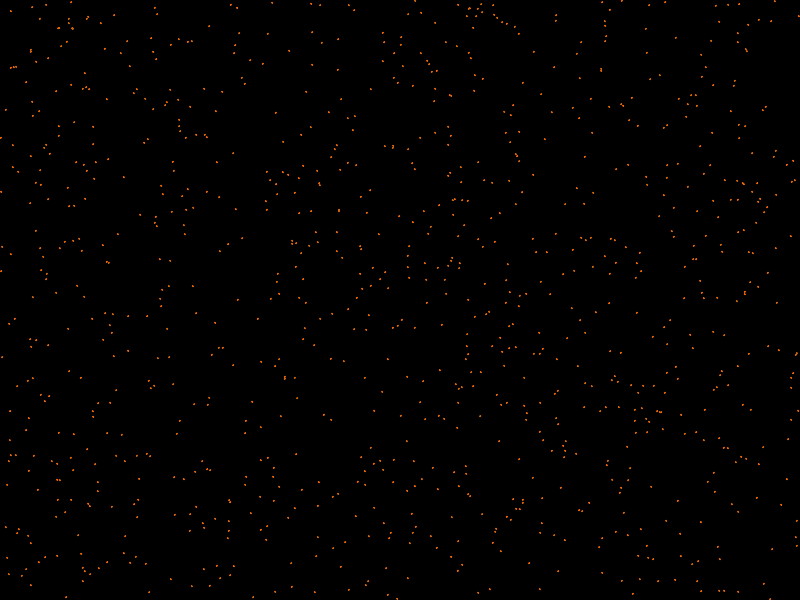
Frame 1 (no input)
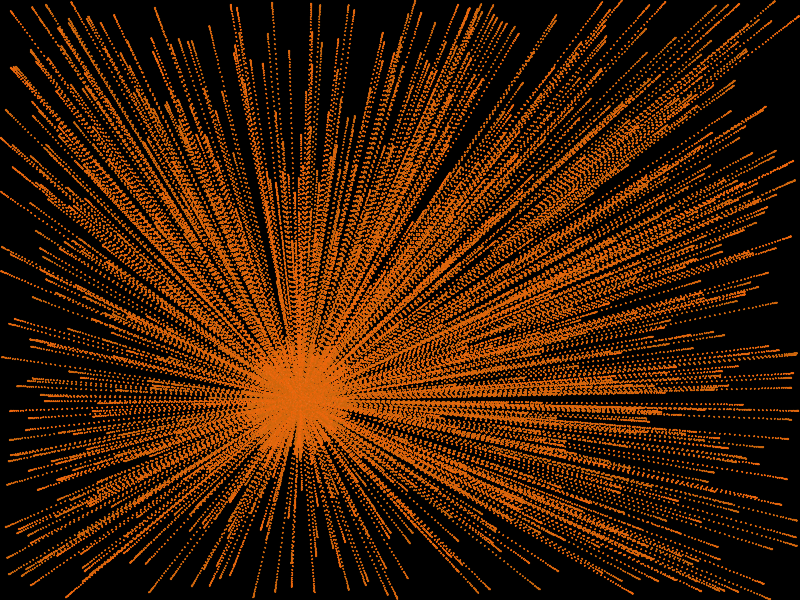
Frame 60 (the mouse pressed at the canvas centre just before this capture)
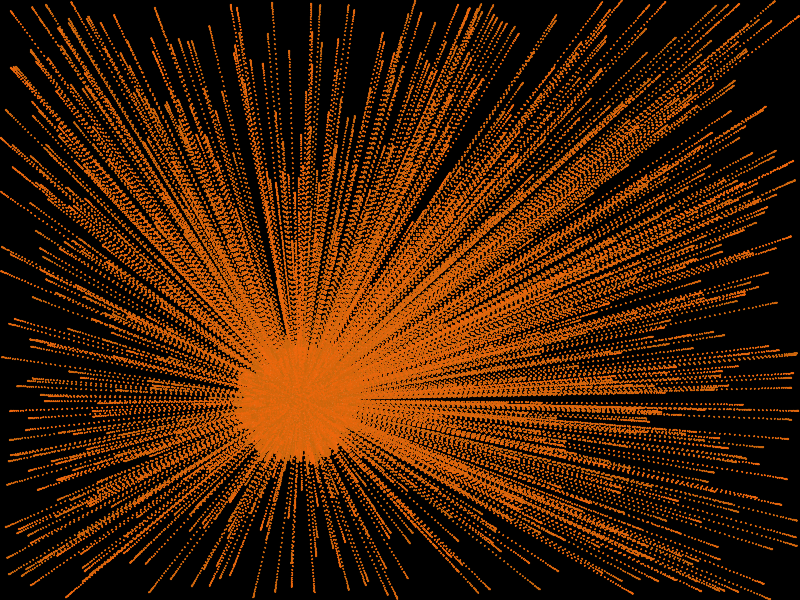
Frame 120 (the mouse held since frame 60 and released just before this capture)

The Processing sketch that drew these frames (run headless with seeded random() and noise(); from frame 60 on, the mouse is pressed at the canvas centre):

// Processing sketch: example_1_8
// ── example_1_8.pde
Mover[] movers = new Mover[1000];

void setup() {
  size(800,600);
  background(0);
  for (int i = 0; i < movers.length; i++) {
    movers[i] = new Mover();
  }

}

void draw() {
  for (int i = 0; i < movers.length; i++) {
    movers[i].update();
    movers[i].checkEdges();
    movers[i].display();
  }
}


class Mover {

  PVector location;
  PVector velocity;
  PVector acceleration;
  float topspeed;
  float strokeR;
  float strokeG;
  float strokeB;

  Mover () {

    location = new PVector(random(width),random(height));
    velocity = new PVector(0,0);
    acceleration = new PVector(0,0);
    topspeed = 5;
    strokeR = random(200,240);
    strokeG = random(100,100);
    strokeB = random(10,10);
   }

  void update() {
    PVector centre = new PVector(height/2,width/2);
    PVector dir = PVector.sub(centre,location);

    dir.normalize();

    dir.mult(random(0.5));

    acceleration = dir;

    velocity.add(acceleration);
    velocity.limit(topspeed);
    location.add(velocity);

  }

  void display() {

    stroke(strokeR, strokeG, strokeB);
    ellipse(location.x,location.y,1,1);
  }

  void checkEdges() {
    if (location.x > width) {
      location.x = 0;
    } else if (location.x < 0) {
      location.x = width;
    }

    if (location.y > height) {
      location.y = 0;
    } else if (location.y < 0) {
      location.y = height;
    }
  }
}
